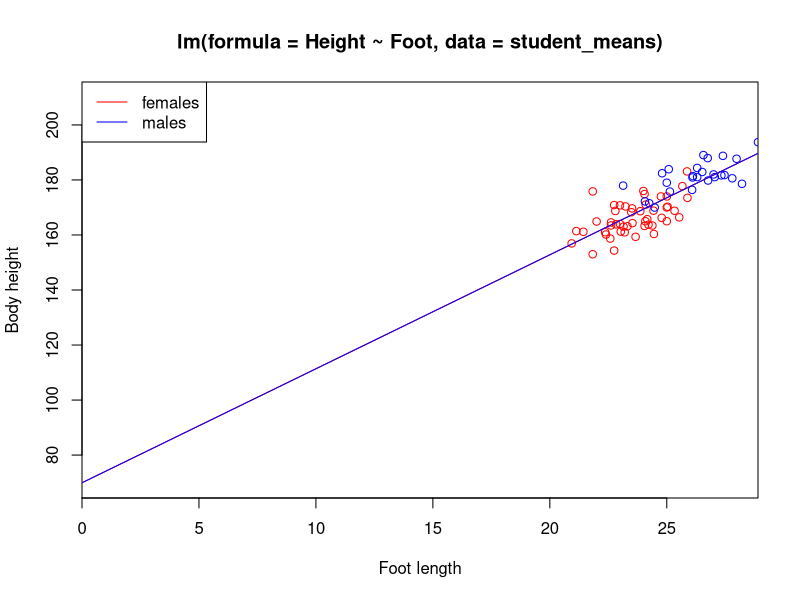
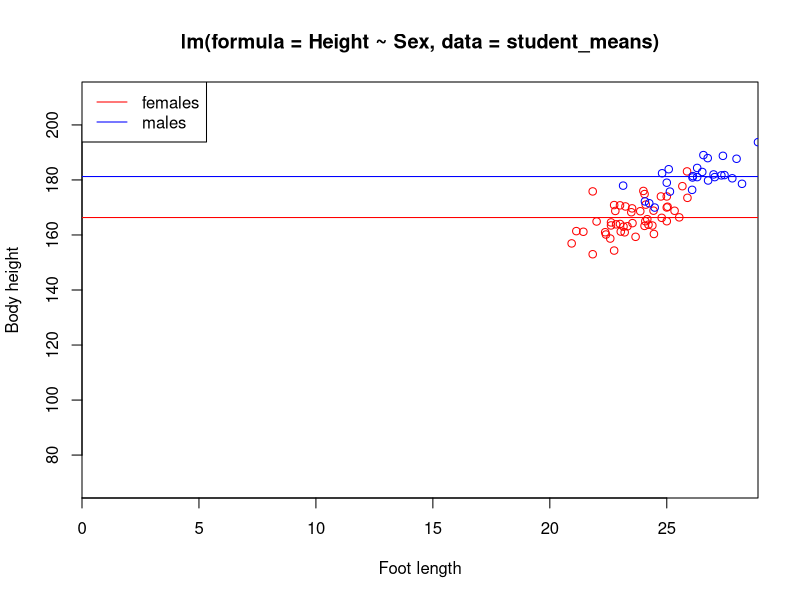
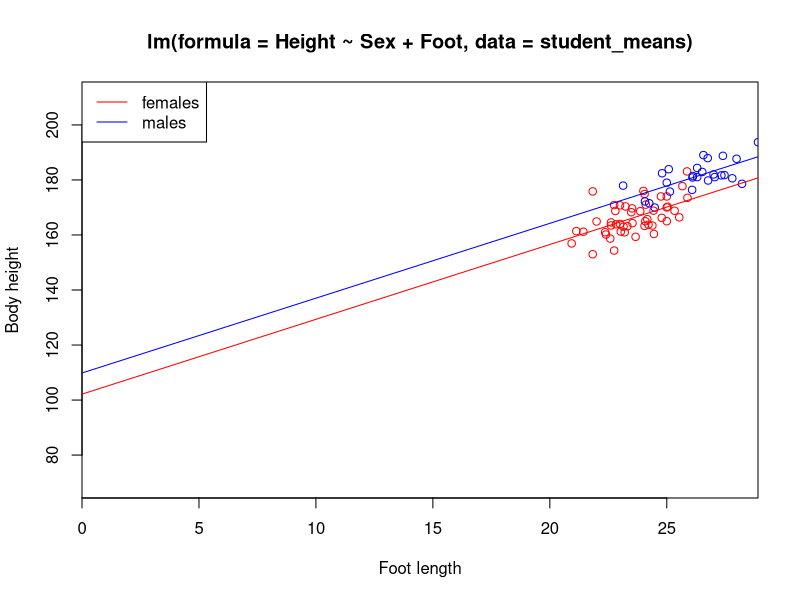
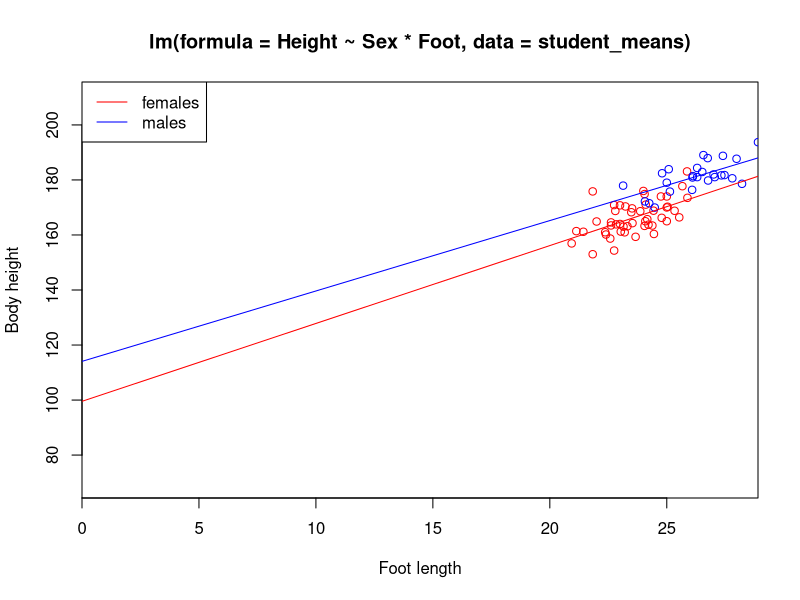
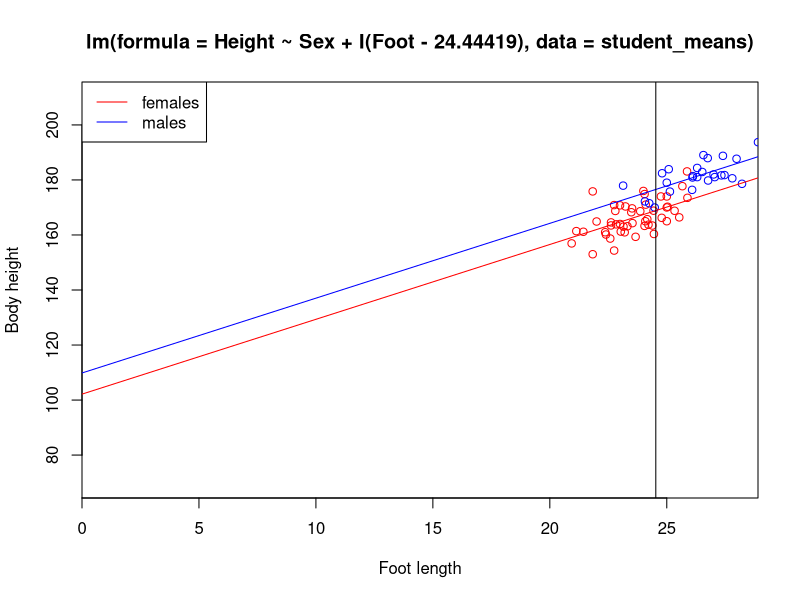

Reproduce these figures in R, in order.
## ---- chunk 1
knitr::opts_chunk$set(echo = TRUE)
student_means = read.csv("student_means.csv")
## ---- chunk 2
# Making a function for plotting
plot_prediction = function(fit, x = c(0,max(student_means$Foot)), Xlab = "Foot length", Ylab = "Body height"){
  D = expand.grid(Sex = c("female", "male"), Foot = x)# data.frame(Sex = rep(c("female", "male"), each = length(x)), Foot = rep(x, times=2))
  D$Y_hat = predict(fit, D)
  plot(D$Foot, D$Y_hat, type="n", xlab=Xlab, ylab=Ylab, xaxs="i", ylim=c(70,210))
  Col = c("red", "blue")[(student_means$Sex=="male")+1]
  points(student_means$Foot, student_means$Height, col=Col)
  with(D[D$Sex=="female", ], lines(Foot, Y_hat, col="red"))
  with(D[D$Sex=="male", ], lines(Foot, Y_hat, col="blue"))
  legend("topleft", c("females", "males"), lty=1, col=c("red","blue"))
  title(deparse(fit$call))
}
## ---- chunk 3
# A.
(fit_Foot = lm(Height ~ Foot, data = student_means))
plot_prediction(fit_Foot)
    
# B.
(fit_Sex = lm(Height ~ Sex, data = student_means))
plot_prediction(fit_Sex)
    
# C.
(fit_Sex_Foot = lm(Height ~ Sex + Foot, data = student_means))
plot_prediction(fit_Sex_Foot)

# D.
(fit_Sex_Foot_int = lm(Height ~ Sex*Foot, data = student_means))
plot_prediction(fit_Sex_Foot_int)  
  
# E.
(fit_Sex_FootCentered = lm(Height ~ Sex + I(Foot - mean(Foot)), data = student_means))
(fit_Sex_FootCentered = lm(Height ~ Sex + I(Foot - 24.44419), data = student_means))
plot_prediction(fit_Sex_FootCentered)
abline(v=mean(student_means$Foot))
## ---- chunk 4
# A.
fit = fit_Foot
cbind(coef(fit), confint(fit))
    
# B.
fit = fit_Sex
cbind(coef(fit), confint(fit))
    
# C.
fit = fit_Sex_Foot
cbind(coef(fit), confint(fit))

# D.
fit = fit_Sex_Foot_int
cbind(coef(fit), confint(fit))
  
# E.
fit = fit_Sex_FootCentered
cbind(coef(fit), confint(fit))
